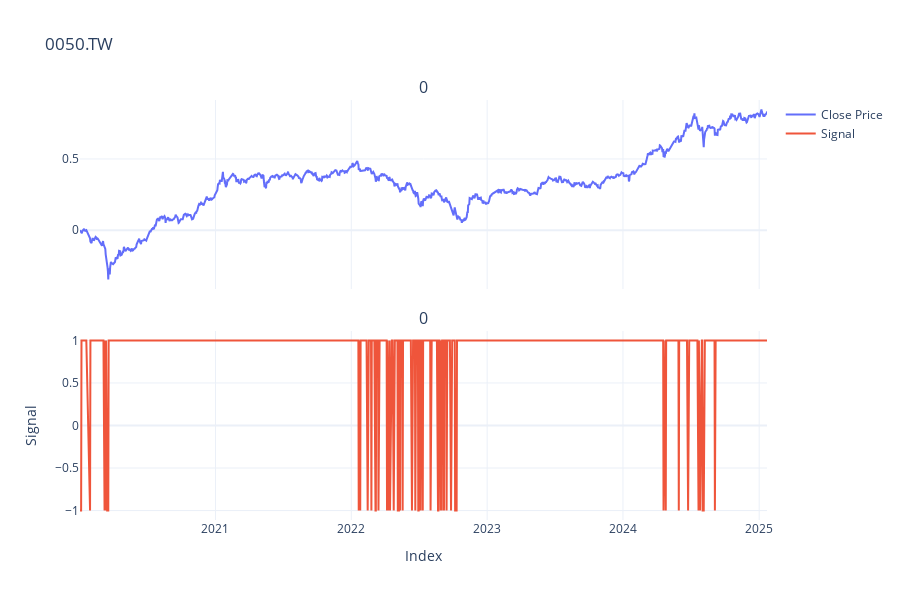

The cell this chart's notebook holds for it:
### Code cell
returns["pct_power_5"] = np.power(returns.Close, 5)
tajm = 242
alpha = 2 / (tajm + 1)
returns['cumsum_bm'] = returns.Close.cumsum()
returns['ma_cumsum_bm'] = returns.cumsum_bm.rolling(60).mean()
returns['pct_for_calculating_profit'] = returns.Close.shift(-2)

returns["pct_power_5_ema"] = returns["pct_power_5"].ewm(alpha=alpha, adjust=False).mean()
returns['pct_power_5_ema_shift_1'] = returns.pct_power_5_ema.shift(1)

returns['signal'] = returns.apply(lambda row: 1 if row['pct_power_5_ema'] > row['pct_power_5_ema_shift_1']*1.01 or row['pct_power_5_ema'] > 0 else -1, axis=1)


returns['strat_pct'] = returns.signal * returns.pct_for_calculating_profit

k = 0
u = 1500

fig = make_subplots(rows=2, cols=1, shared_xaxes=True, vertical_spacing=0.1,
                     subplot_titles=symbol)

# fig.add_trace(go.Scatter(
#     x=returns.index[k:u],
#     y=returns.iloc[k:u]['strat_pct'].cumsum(),
#     mode='lines',
#     name='Cumulative Strategy %'
# ), row=1, col=1)
fig.add_trace(go.Scatter(
    x=returns.index[k:u],
    y=returns.iloc[k:u].cumsum_bm,
    mode='lines',
    name='Close Price'
), row=1, col=1)

# fig.add_trace(go.Scatter(
#     x=returns.index[k:u],
#     y=returns.iloc[k:u].ma_cumsum_bm,
#     mode='lines',
#     name='MA20'
# ), row=1, col=1)

fig.add_trace(go.Scatter(
    x=returns.index[k:u],
    y=returns.iloc[k:u]['signal'],
    mode='lines',
    name='Signal'
), row=2, col=1)

fig.update_layout(
    title=symbol,
    template="plotly_white",
    height=600
)

fig.update_xaxes(title_text="Index", row=2, col=1)
fig.update_yaxes(title_text="Signal", row=2, col=1)

fig.show()

### Figure 1 — Plotly figure (JSON) as saved in the notebook; plotly's stock layout.template omitted (floating-point values rounded to 4 significant figures; data arrays with more than 128 entries replaced by an {"elided": "..."} marker saying what was removed)
{"data": [{"mode": "lines", "name": "Close Price", "type": "scatter", "x": {"elided": "1229 str values"}, "xaxis": "x", "y": {"elided": "1229 float values"}, "yaxis": "y"}, {"mode": "lines", "name": "Signal", "type": "scatter", "x": {"elided": "1229 str values"}, "xaxis": "x2", "y": {"elided": "1229 int values"}, "yaxis": "y2"}], "layout": {"annotations": [{"font": {"size": 16}, "showarrow": false, "text": "0", "x": 0.5, "xanchor": "center", "xref": "paper", "y": 1, "yanchor": "bottom", "yref": "paper"}, {"font": {"size": 16}, "showarrow": false, "text": "0", "x": 0.5, "xanchor": "center", "xref": "paper", "y": 0.45, "yanchor": "bottom", "yref": "paper"}], "height": 600, "title": {"text": "0050.TW"}, "xaxis": {"anchor": "y", "domain": [0, 1], "matches": "x2", "showticklabels": false}, "xaxis2": {"anchor": "y2", "domain": [0, 1], "title": {"text": "Index"}}, "yaxis": {"anchor": "x", "domain": [0.55, 1]}, "yaxis2": {"anchor": "x2", "domain": [0, 0.45], "title": {"text": "Signal"}}}}
